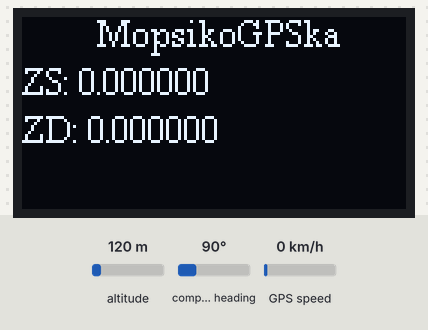
The sketch below on a simulated Arduino Uno, built with avr-gcc and run on an emulated ATmega328P. Parts: 128×64 one-colour display. The test bench sets the inputs (shaded band); at power-on: altitude 120 m, compass heading 90°, GPS speed 0 km/h. The GPS gets a fix after 3 s at 37.7749, -122.4194 with 8 satellites.

Above: at 0.24 s.

The sketch:

MopsikoGPSka.ino
```cpp
#include <SoftwareSerial.h>
#include <SSD1306Ascii.h>
#include <SSD1306AsciiAvrI2c.h>
#include <TinyGPS++.h>

#define I2C_ADDRESS 0x3C

SSD1306AsciiAvrI2c oled;

SoftwareSerial gpsModul(2, 3);
TinyGPSPlus gps;

void setup(){
  gpsModul.begin(9600);
  oled.begin(&Adafruit128x64, I2C_ADDRESS);
  oled.setFont(TimesNewRoman13);

  uint32_t m = micros();
  oled.clear();
  oled.setCursor(25,0);
  oled.set1X();
  oled.println("MopsikoGPSka");
}

void loop(){
  if (gpsModul.available()){
    gps.encode(gpsModul.read());
  }

oled.print("ZS: ");
oled.println(gps.location.lat(), 6);
oled.print("ZD: ");
oled.println(gps.location.lng(), 6);
  }
```
